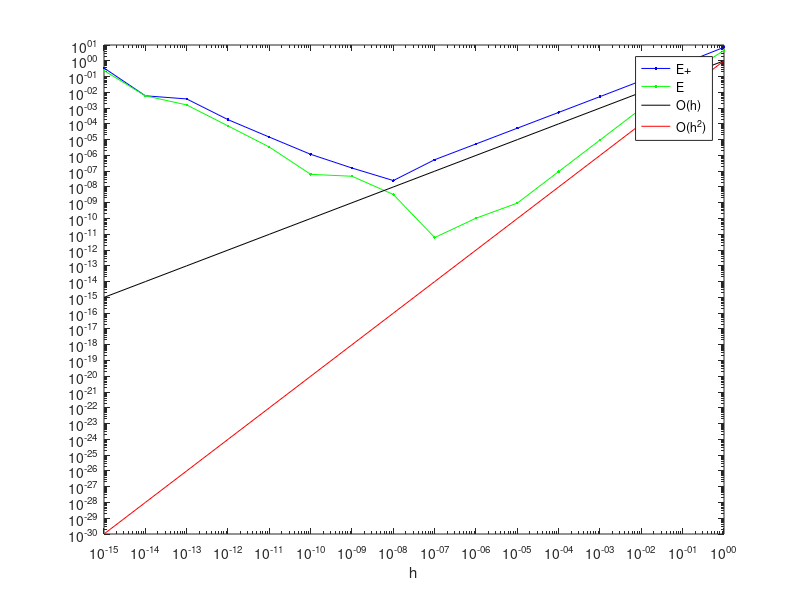

Reproduce this figure in MATLAB. (Note: this script raises an error after producing the figure.)
% Jude Sheron Balasingam
% 100504990

close all;
f=@(x) tan(x);
fp=@(x) (sec(x))^2; %derivative of tanx
x = 1.0;
h = [1 1];
EP = h;
E = h;

fprintf('  h\t\t(Delta+f)(1.0;h)\tE+(1.0;h)\t(Deltaf)(1.0;h)\t\tE(1.0;h)\n');
for e = 1:16
    h(e) = 10^(-(e-1));
    ht = h(e); %temp h
    
    dPF = (f(x+ht)-f(x))/ht; %forward finite difference
    dF = (f(x+ht)-f(x-ht))/(2*ht); %centered finite difference
    EP(e) = abs(fp(x)-dPF); %forward error
    E(e) = abs(fp(x)-dF); %finiite error
    
    fprintf('10^%i\t\t%f\t\t%f\t\t%f\t\t%f\n',-e,dPF,EP(e),dF,E(e));    
end

loglog(h, EP, 'b.-');
hold on;
xlabel('h');
loglog(h, E, 'g.-');
loglog(h, h, 'k');
loglog(h, h.^2, 'r');
legend show;
legend('E+','E','O(h)','O(h^2)','Location',[.735, .15, .15, .15]);
hold off;
